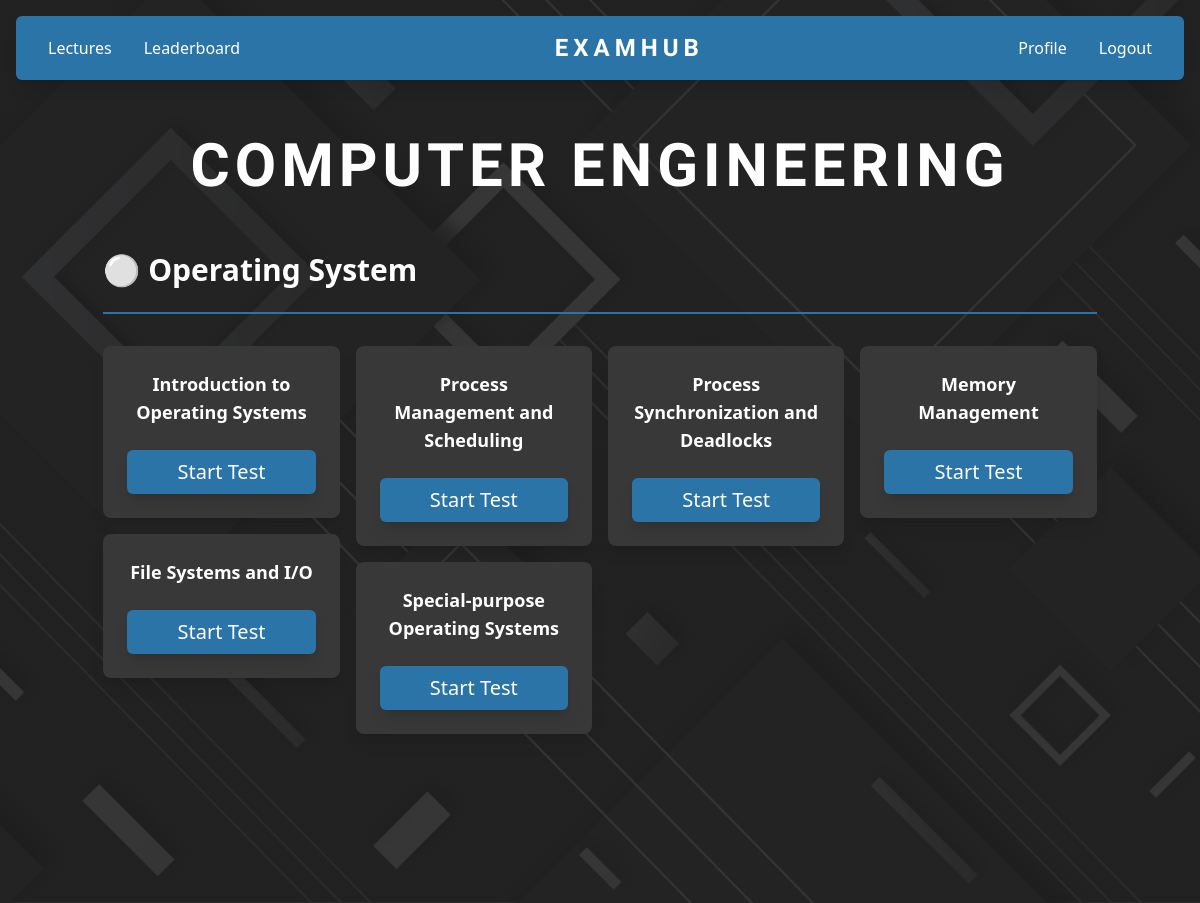
/tests/lectures (signed in), run on the app's committed database.
### tables this page shows
CREATE TABLE tests (
    test_id TEXT,
    test_name TEXT,
    test_description TEXT,
    course_name TEXT,
    course_code TEXT,
    course_semester TEXT,
    course_branch TEXT,
    questions TEXT,  -- Storing questions as JSON string
    created_at TEXT
, `test_duration` INTEGER);

### app.py (the view)
@app.route('/tests/lectures')
def lectures():
    if "course_branch" in session:
        cursor.execute("SELECT * FROM tests WHERE course_branch = ? AND course_semester = ?", (session["course_branch"], session["course_semester"]))
    elif "student_branch" in session:
        cursor.execute("SELECT * FROM tests WHERE course_branch = ? AND course_semester = ?", (session["student_branch"], session["student_semester"]))
    lectures = cursor.fetchall()
    return render_template('/tests/lectures.html', lectures=lectures)

### templates/tests/lectures.html (shortened to what this page needs)
{% extends 'layouts/main_layout.html' %}  {% block content %} {% if session.get("student_id") or
session.get("course_branch") %}
<div class="intersecting_invisible text-white">
    <div
        class="intersecting_invisible w-full flex justify-center items-center py-10 flex-col gap-8"
    >
        {% if lectures %}
        <span
            class="intersecting_invisible text-4xl md:text-6xl title uppercase font-bold text-center"
        >
            {{ session.get("student_branch") or session.get("course_branch") }}
        </span>
        {% endif %} {% if lectures %}
        <div class="intersecting_invisible w-10/12">
            {% set courses = {} %} {% for test in lectures %} {% if test[3] not
            in courses %} {% set _ = courses.update({test[3]: []}) %} {% endif
            %} {% set _ = courses[test[3]].append(test) %} {% endfor %}  {% for course_name,
            course_tests in courses.items() %}
            <div class="intersecting_invisible mb-8">
                <h4
                    class="intersecting_invisible text-center md:text-left text-3xl mb-8 font-semibold py-6 border-b-[var(--primary)] border-b-2"
                >
                    ⚪ {{ course_name }}
                </h4>
                <div
                    class="intersecting_invisible grid grid-cols-1 md:grid-cols-4 gap-4"
                >
                    <div class="intersecting_invisible flex flex-col gap-4">
                        {% for test in course_tests %} {% if loop.index0 % 4 ==
                        0 %}
                        <div
                            data-test-id="{{test[0]}}"
                            class="intersecting_invisible test-card w-full h-fit hover:scale-105 transition-transform p-6 flex flex-col gap-2 bg-tertiary rounded-lg shadow-lg"
                        >
                            <p
                                class="intersecting_invisible text-lg font-bold text-center"
                            >
                                {{ test[1] }}
                            </p>
                            <div
                                class="intersecting_invisible mt-4 flex h-fit {% if not session.get('course_branch') %}flex-col{% else %}justify-around gap-5 flex-row{% endif %}"
                            >
                                <a
                                    href="{{ url_for('start_test', test_id=test[0]) }}"
                                    class="intersecting_invisible w-full shadow-lg text-xl text-center bg-primary p-2 rounded-md hover:opacity-75 hover:cursor-pointer text-white"
                                >
                                    Start Test
                                </a>
                            </div>
                        </div>
                        {% endif %} {% endfor %}
                    </div>
                    <div class="intersecting_invisible flex flex-col gap-4">
                        {% for test in course_tests %} {% if loop.index0 % 4 ==
                        1 %}
                        <div
                            data-test-id="{{test[0]}}"
                            class="intersecting_invisible test-card w-full h-fit hover:scale-105 transition-transform p-6 flex flex-col gap-2 bg-tertiary rounded-lg shadow-lg"
                        >
                            <p
                                class="intersecting_invisible text-lg font-bold text-center"
                            >
                                {{ test[1] }}
                            </p>
                            <div
                                class="intersecting_invisible mt-4 flex h-fit {% if not session.get('course_branch') %}flex-col{% else %}justify-around gap-5 flex-row{% endif %}"
                            >
                                <a
                                    href="{{ url_for('start_test', test_id=test[0]) }}"
                                    class="intersecting_invisible w-full shadow-lg text-xl text-center bg-primary p-2 rounded-md hover:opacity-75 hover:cursor-pointer text-white"
                                >
                                    Start Test
                                </a>
                            </div>
                        </div>
                        {% endif %} {% endfor %}
                    </div>
                    <div class="intersecting_invisible flex flex-col gap-4">
                        {% for test in course_tests %} {% if loop.index0 % 4 ==
                        2 %}
                        <div
                            data-test-id="{{test[0]}}"
                            class="intersecting_invisible test-card w-full h-fit hover:scale-105 transition-transform p-6 flex flex-col gap-2 bg-tertiary rounded-lg shadow-lg"
                        >
                            <p
                                class="intersecting_invisible text-lg font-bold text-center"
                            >
                                {{ test[1] }}
                            </p>
                            <div
                                class="intersecting_invisible mt-4 flex h-fit {% if not session.get('course_branch') %}flex-col{% else %}justify-around gap-5 flex-row{% endif %}"
                            >
                                <a
                                    href="{{ url_for('start_test', test_id=test[0]) }}"
                                    class="intersecting_invisible w-full shadow-lg text-xl text-center bg-primary p-2 rounded-md hover:opacity-75 hover:cursor-pointer text-white"
                                >
                                    Start Test
                                </a>
                            </div>
                        </div>
                        {% endif %} {% endfor %}
                    </div>
                    <div class="intersecting_invisible flex flex-col gap-4">
                        {% for test in course_tests %} {% if loop.index0 % 4 ==
                        3 %}
                        <div
                            data-test-id="{{test[0]}}"
                            class="intersecting_invisible test-card w-full h-fit hover:scale-105 transition-transform p-6 flex flex-col gap-2 bg-tertiary rounded-lg shadow-lg"
                        >
                            <p
                                class="intersecting_invisible text-lg font-bold text-center"
                            >
                                {{ test[1] }}
                            </p>
                            <div
                                class="intersecting_invisible mt-4 flex h-fit {% if not session.get('course_branch') %}flex-col{% else %}justify-around gap-5 flex-row{% endif %}"
                            >
                                <a
                                    href="{{ url_for('start_test', test_id=test[0]) }}"
                                    class="intersecting_invisible w-full shadow-lg text-xl text-center bg-primary p-2 rounded-md hover:opacity-75 hover:cursor-pointer text-white"
                                >
                                    Start Test
                                </a>
                            </div>
                        </div>
                        {% endif %} {% endfor %}
                    </div>
                </div>
            </div>
            {% endfor %}
        </div>
        {% endif %}
    </div>
</div>
{% endif %} {% endblock %}

### templates/layouts/main_layout.html (shortened to what this page needs)
<!doctype html>
<html lang="en">
    <head>
        <link href="/static/styles.css" rel="stylesheet" />
        <link
            href="{{ url_for('static', filename='output.css') }}"
            rel="stylesheet"
        />
        <link
            rel="stylesheet"
            href="https://cdnjs.cloudflare.com/ajax/libs/font-awesome/6.4.2/css/all.min.css"
        />
        <script src="https://cdn.tailwindcss.com"></script>
    </head>
    <body>
        {% if session["course_branch"] %} {% include
        'components/admin/navbar.html' %} {% else %} {% include
        'components/navbar.html' %} {% endif %}
        <div class="intersecting_invisible content m-1">
            {% block content %}{% endblock %}
        </div>
        {% include 'components/bg-cover.html' %}
    </body>
</html>

### templates/components/navbar.html (shortened to what this page needs)
<nav
    class="py-4 px-8 m-4 rounded-md shadow-lg flex bg-primary flex-row border-primary justify-between items-center"
>
    <ul class="hidden md:flex gap-8 items-center">
        <li>
            <a
                href="/tests/lectures"
                class="text-white hover:text-gray-200 transition"
                >Lectures</a
            >
        </li>
        <li>
            <a
                href="/leaderboards"
                class="text-white hover:text-gray-200 transition"
                >Leaderboard</a
            >
        </li>
    </ul>
    <ul class="flex md:mr-0 mr-12 items-center">
        <li>
            <a
                href="/"
                class="text-white text-2xl font-bold title hover:text-gray-200 transition"
                >EXAMHUB</a
            >
        </li>
    </ul>
    <ul class="hidden md:flex gap-8 items-center">
        <li>
            <a href="/profile" class="text-white hover:text-gray-200 transition"
                >Profile</a
            >
        </li>
        <li>
            <a
                href="/auth/log-in"
                class="text-white hover:text-gray-200 transition"
                >Logout</a
            >
        </li>
    </ul>
</nav>

### templates/components/bg-cover.html
{% set random_num = range(1, 5)|random %} {% if random_num == 1 %}
<img
    src="{{ url_for('static', filename='assets/imgs/bg_cover.jpg') }}"
    class="intersecting_invisible w-screen h-screen fixed top-0 left-0 object-cover -z-10 opacity-10 selection:bg-transparent"
    alt="Background image"
/>
{% elif random_num == 2 %}
<img
    src="{{ url_for('static', filename='assets/imgs/bg_cover.jpg') }}"
    class="intersecting_invisible w-screen h-screen scale-x-[-1] fixed top-0 left-0 object-cover -z-10 opacity-10 selection:bg-transparent"
    alt="Background image"
/>
{% elif random_num == 3 %}
<img
    src="{{ url_for('static', filename='assets/imgs/bg_cover.jpg') }}"
    class="intersecting_invisible w-screen h-screen scale-y-[-1] fixed top-0 left-0 object-cover -z-10 opacity-10 selection:bg-transparent"
    alt="Background image"
/>
{% elif random_num == 4 %}
<img
    src="{{ url_for('static', filename='assets/imgs/bg_cover.jpg') }}"
    class="intersecting_invisible w-screen h-screen scale-[-1] fixed top-0 left-0 object-cover -z-10 opacity-10 selection:bg-transparent"
    alt="Background image"
/>
{% endif %}

### static/styles.css (style rules this page uses)
:root { --primary: #2b74a8; --secondary: #222222; --tertiary: #383838; }
body { background-color: #222222; }
.title { letter-spacing: 5px; font-family: "Comfortaa", sans-serif; font-weight: 800; font-style: bolder; }
.intersecting_invisible { z-index: 2; opacity: 0; scale: 0.96; transition: 0.35s all ease; }
.intersecting_visible { z-index: 2; scale: 1; opacity: 1; }

### templates/tests/lectures.html (style rules this page uses)
.test-card { transition: all 0.3s ease; }

### data on the page
tests: course_name "Operating System", test_name "Introduction to Operating Systems"
tests: test_name "File Systems and I/O"
tests: test_name "Process Management and Scheduling"
tests: test_name "Special-purpose Operating Systems"
tests: test_name "Process Synchronization and Deadlocks"
tests: test_name "Memory Management"

### other printed values
{{ session.get("student_branch") or session.get("course_branch") }} "COMPUTER ENGINEERING"
